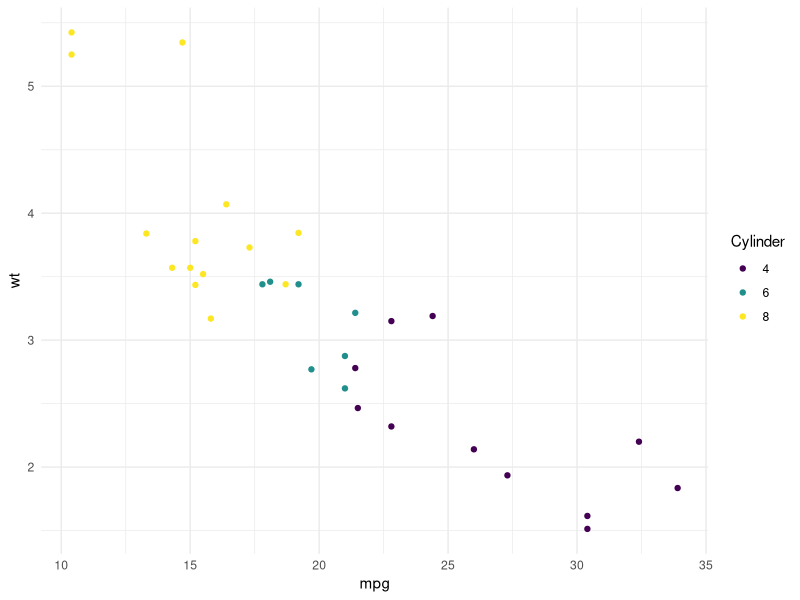
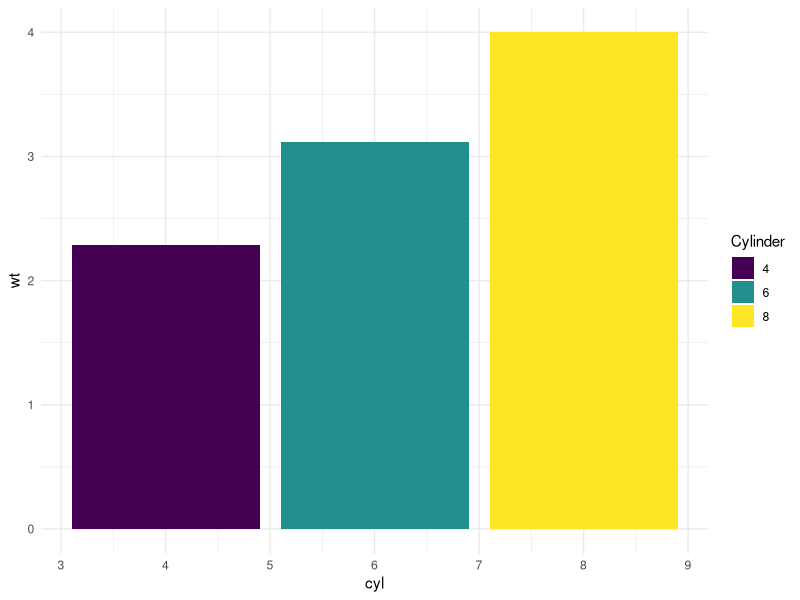

Here is the R script that generated these plots, in order:
## ---- chunk 1
knitr::opts_knit$set('rmarkdown.pandoc.to' = 'html')
## ---- chunk 2
library(tidyverse)
## ---- chunk 3
mtcars |>
  ggplot(aes(x = mpg, y = wt, color = as.character(cyl))) +
  geom_point() +
  scale_color_viridis_d(name = "Cylinder") +
  theme_minimal()
## ---- chunk 4
tibble(car_name = row.names(mtcars), mtcars) |>
  select(car_name, cyl, disp, hp, mpg) |>
  head(8) |>
  flextable::flextable()
## ---- chunk 5
mtcars |>
  group_by(cyl) |> 
  summarise(wt = mean(wt), .groups = "drop") |> 
  ggplot(aes(x = cyl, y = wt, fill = as.character(cyl))) +
  geom_col() +
  scale_fill_viridis_d(name = "Cylinder") +
  theme_minimal()
